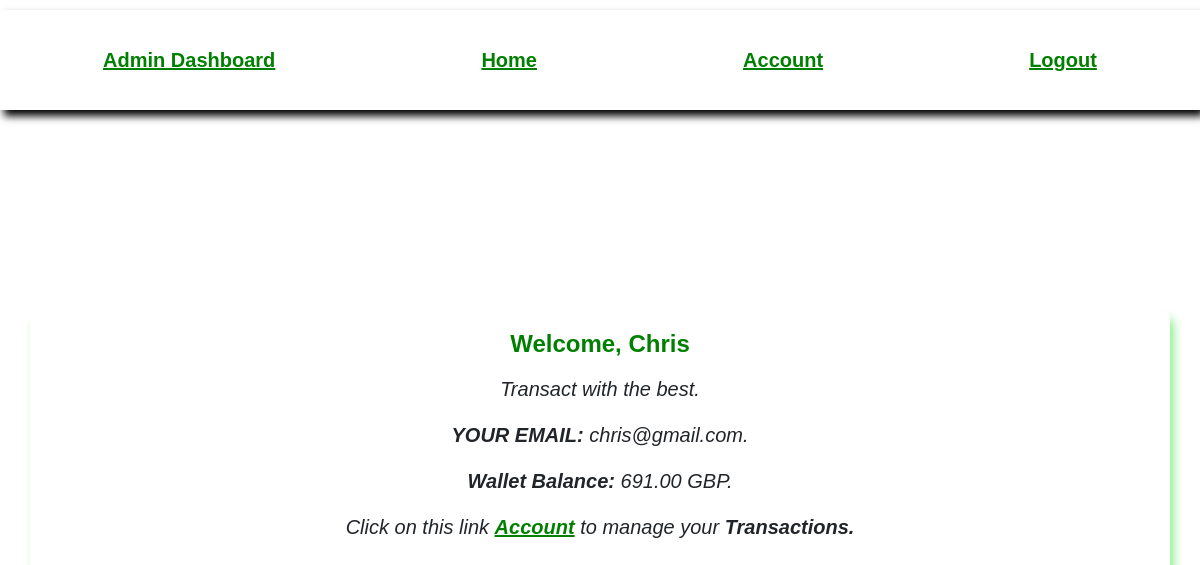
Before: /home/ (signed in) with the older database file.
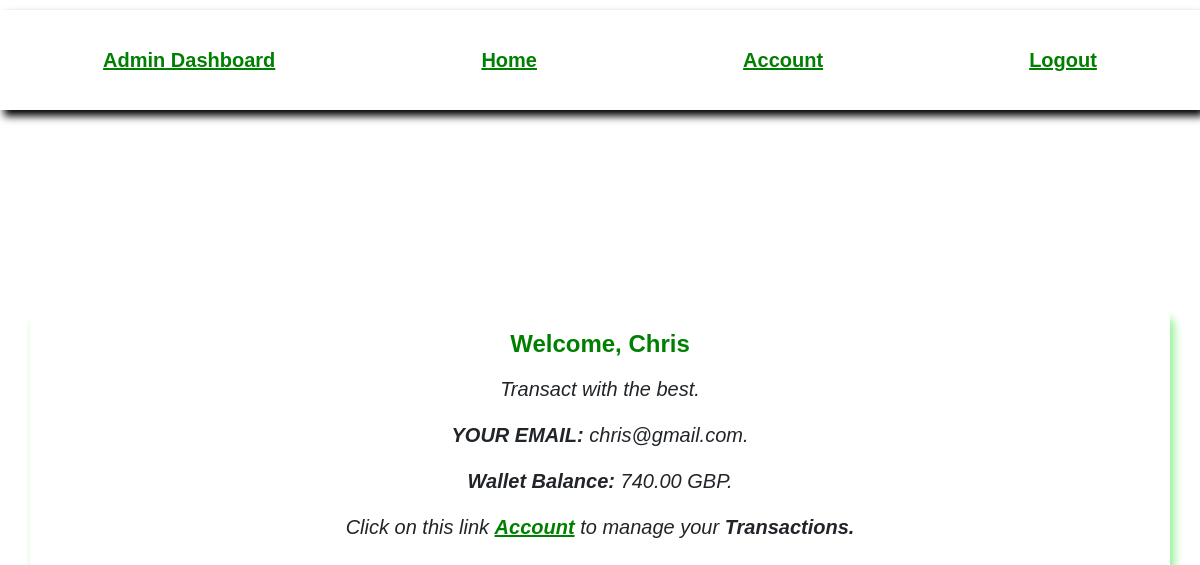
After: the same page with the newer database file.
### register/models.py (models this page shows, shortened)
class CustomUser(AbstractUser):
    CURRENCY_CHOICES = [
        ('GBP', 'British Pound'),
        ('USD', 'US Dollar'),
        ('EUR', 'Euro'),
    ]
    currency = models.CharField(max_length=3, choices=CURRENCY_CHOICES, default='GBP')
    balance = models.DecimalField(max_digits=10, decimal_places=2, default=Decimal('750.00'))

### register/views.py (the view)
# urls.py: path('home/', home, name='home'),
@login_required
def home(request):
    return render(request, 'register/home.html', {'user': request.user})

### register/templates/register/home.html (shortened to what this page needs)
{% extends 'register/base.html' %}
{% load static %}
{% block extra_css %}
<link rel="stylesheet" type="text/css" href="{% static 'register/home.css' %}">
{% endblock %}
{% block content %}
<div class="container">
    <h2>Welcome, {{ user.username }}</h2>
    <p>Transact with the best.</p>
    <p><strong>YOUR EMAIL:</strong>   {{ user.email }}.</p>
    <p><strong>Wallet Balance:</strong>   {{ user.balance }} {{ user.currency }}.</p>
    <p>Click on this link <a href="{% url 'dashboard' %}">Account</a> to manage your <strong>Transactions.</strong></p>
</div>
{% endblock %}

### register/templates/register/base.html (shortened to what this page needs)
<!DOCTYPE html>
<html lang="en">
<head>
    {% load static %}
    <link rel="stylesheet" href="https://cdn.jsdelivr.net/npm/bootstrap@5.3.0/dist/css/bootstrap.min.css">
    <link rel="stylesheet" type="text/css" href="{% static 'register/base.css' %}">
    {% block extra_css %}{% endblock %}
</head>
    <body>
                    <div class="pages">
                            <a href="{% url 'admin:index' %}">Admin Dashboard</a>
                        {% if user.is_authenticated %}
                            <a href="{% url 'home' %}">Home</a>
                            <a href="{% url 'dashboard' %}">Account</a>
                            <a href="{% url 'logout' %}">Logout</a>
                        {% else %}
                            <a class="nav-link" href="{% url 'login' %}">Login</a>
                            <a class="nav-link" href="{% url 'register' %}">Register</a>
                        {% endif %}
                    </div>
            <div>
                {% block content %}{% endblock %}
            </div>
    </body>
</html>

### register/static/register/base.css (style rules this page uses)
body { font-family: 'Arial', sans-serif; margin-top: 10px; }
.pages { display: flex; justify-content: space-around; height: 100px; width: 100%; padding-top: 35px; box-shadow: 4px 6px 8px black; }
a { color:green !important; font-size: 20px; font-weight: bold; }

### register/static/register/home.css (style rules this page uses)
body { font-family: 'Arial', sans-serif; }
.container { height: 100%; width: 100%; padding: 20px; border-radius: 8px; box-shadow: 4px 8px 10px rgb(144, 238, 144); margin-top: 200px; text-align: center; }
h2 { color: green; font-size: 24px; font-weight: bold; margin-bottom: 15px; }
p { font-style: italic; font-size: 20px; }

Changed rows visible on the page:
changed CustomUser "Chris": balance "691.00" → "740.00"
